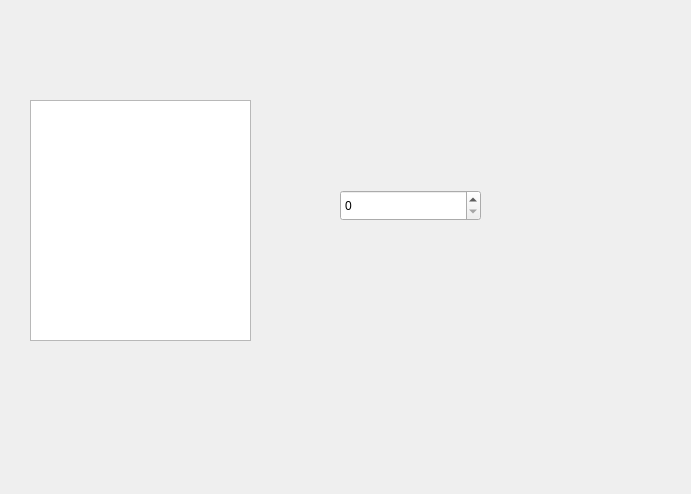
<?xml version="1.0" encoding="UTF-8"?>
<ui version="4.0">
 <class>Widget</class>
 <widget class="QWidget" name="Widget">
  <property name="geometry">
   <rect>
    <x>0</x>
    <y>0</y>
    <width>691</width>
    <height>494</height>
   </rect>
  </property>
  <property name="windowTitle">
   <string>Widget</string>
  </property>
  <widget class="QTextEdit" name="textEdit">
   <property name="geometry">
    <rect>
     <x>30</x>
     <y>100</y>
     <width>221</width>
     <height>241</height>
    </rect>
   </property>
  </widget>
  <widget class="QSpinBox" name="spinBox">
   <property name="geometry">
    <rect>
     <x>340</x>
     <y>190</y>
     <width>141</width>
     <height>31</height>
    </rect>
   </property>
  </widget>
 </widget>
 <layoutdefault spacing="6" margin="11"/>
 <resources/>
 <connections/>
</ui>
